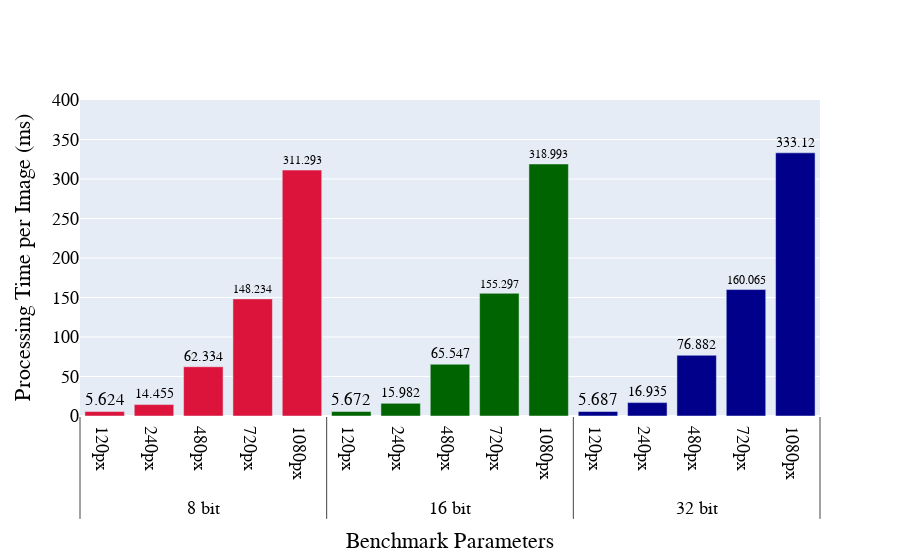

Notebook code for this chart:
### Code cell
import plotly.graph_objects as go
import plotly.io as pio

data_points = 15

colors = []
for i in range(0,5): colors.append('crimson')
for i in range(5,10): colors.append('darkgreen')
for i in range(5,10): colors.append('darkblue')

x= [
    [
        '8 bit','8 bit','8 bit','8 bit','8 bit',
        '16 bit','16 bit','16 bit','16 bit','16 bit',
        '32 bit','32 bit','32 bit','32 bit','32 bit'
    ],
    [
        '120px', '240px', '480px','720px', '1080px',
        '120px', '240px', '480px','720px', '1080px',
        '120px', '240px', '480px','720px', '1080px'
    ]
]
y=[
    0.00562437802134789, 0.01445459459492342, 0.0623342134963423, 0.148234234234234, 0.3112926324234,
    0.0056718753814697266, 0.015982294082641603, 0.06554721196492513, 0.15529702504475912, 0.3189926465352376,
    0.005687411626180013, 0.016934744517008462, 0.07688234647115072, 0.16006538073221843, 0.33311980565389,
]

y = [np.round(element*1000,3) for element in y]

fig = go.Figure(data=[go.Bar(
    x=x, y=y,
    text=y,
#     layout_yaxis_range=[0,720],
    textposition='outside',
    marker_color=colors # marker color can be a single color value or an iterable
)])

fig.update_layout(
    xaxis_title='Benchmark Parameters',
    yaxis_title='Processing Time per Image (ms)',
    font=dict(
        family="Times New Roman",
        size=18,
        color='Black'
    )
)

fig.update_layout(yaxis_range=[0,400])

fig.write_image('Benchmark-Results.svg')
fig.show()

### Figure 1 — Plotly figure (JSON) as saved in the notebook; plotly's stock layout.template omitted (floating-point values rounded to 4 significant figures)
{"data": [{"marker": {"color": ["crimson", "crimson", "crimson", "crimson", "crimson", "darkgreen", "darkgreen", "darkgreen", "darkgreen", "darkgreen", "darkblue", "darkblue", "darkblue", "darkblue", "darkblue"]}, "text": ["5.624", "14.455", "62.334", "148.234", "311.293", "5.672", "15.982", "65.547", "155.297", "318.993", "5.687", "16.935", "76.882", "160.065", "333.12"], "textposition": "outside", "type": "bar", "x": [["8 bit", "8 bit", "8 bit", "8 bit", "8 bit", "16 bit", "16 bit", "16 bit", "16 bit", "16 bit", "32 bit", "32 bit", "32 bit", "32 bit", "32 bit"], ["120px", "240px", "480px", "720px", "1080px", "120px", "240px", "480px", "720px", "1080px", "120px", "240px", "480px", "720px", "1080px"]], "y": [5.624, 14.46, 62.33, 148.2, 311.3, 5.672, 15.98, 65.55, 155.3, 319.0, 5.687, 16.93, 76.88, 160.1, 333.1]}], "layout": {"font": {"color": "Black", "family": "Times New Roman", "size": 18}, "xaxis": {"title": {"text": "Benchmark Parameters"}}, "yaxis": {"range": [0, 400], "title": {"text": "Processing Time per Image (ms)"}}}}
